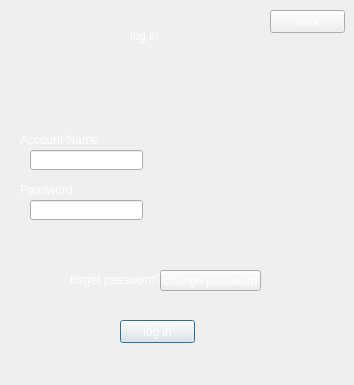
<?xml version="1.0" encoding="UTF-8"?>
<ui version="4.0">
 <class>sellerloginpage</class>
 <widget class="QDialog" name="sellerloginpage">
  <property name="geometry">
   <rect>
    <x>0</x>
    <y>0</y>
    <width>354</width>
    <height>385</height>
   </rect>
  </property>
  <property name="windowTitle">
   <string>Dialog</string>
  </property>
  <property name="styleSheet">
   <string notr="true">background-image:url(:/imagestart/pic/ssn2.jpg);</string>
  </property>
  <widget class="QLabel" name="label">
   <property name="geometry">
    <rect>
     <x>130</x>
     <y>20</y>
     <width>71</width>
     <height>31</height>
    </rect>
   </property>
   <property name="styleSheet">
    <string notr="true">background-image:url(:/imagestart/pic/t2.jpg);
font: 18pt &quot;MV Boli&quot;;
color: rgb(255, 255, 255);</string>
   </property>
   <property name="text">
    <string>log in </string>
   </property>
  </widget>
  <widget class="QLabel" name="label_2">
   <property name="geometry">
    <rect>
     <x>20</x>
     <y>130</y>
     <width>101</width>
     <height>20</height>
    </rect>
   </property>
   <property name="styleSheet">
    <string notr="true">color: rgb(255, 255, 255);
background-image:url(:/imagestart/pic/t2.jpg);</string>
   </property>
   <property name="text">
    <string>Account Name</string>
   </property>
  </widget>
  <widget class="QLineEdit" name="username">
   <property name="geometry">
    <rect>
     <x>30</x>
     <y>150</y>
     <width>113</width>
     <height>20</height>
    </rect>
   </property>
   <property name="styleSheet">
    <string notr="true">background-image:url(:/imagestart/pic/t1.jpg);</string>
   </property>
  </widget>
  <widget class="QLabel" name="label_3">
   <property name="geometry">
    <rect>
     <x>20</x>
     <y>180</y>
     <width>101</width>
     <height>20</height>
    </rect>
   </property>
   <property name="styleSheet">
    <string notr="true">color: rgb(255, 255, 255);
background-image:url(:/imagestart/pic/t2.jpg);</string>
   </property>
   <property name="text">
    <string>Password</string>
   </property>
  </widget>
  <widget class="QLabel" name="label_4">
   <property name="geometry">
    <rect>
     <x>70</x>
     <y>270</y>
     <width>91</width>
     <height>20</height>
    </rect>
   </property>
   <property name="styleSheet">
    <string notr="true">color: rgb(255, 255, 255);
background-image:url(:/imagestart/pic/t2.jpg);</string>
   </property>
   <property name="text">
    <string>forget password?</string>
   </property>
  </widget>
  <widget class="QLineEdit" name="password">
   <property name="geometry">
    <rect>
     <x>30</x>
     <y>200</y>
     <width>113</width>
     <height>20</height>
    </rect>
   </property>
   <property name="styleSheet">
    <string notr="true">background-image:url(:/imagestart/pic/t1.jpg);</string>
   </property>
   <property name="echoMode">
    <enum>QLineEdit::Password</enum>
   </property>
  </widget>
  <widget class="QPushButton" name="pushButton">
   <property name="geometry">
    <rect>
     <x>120</x>
     <y>320</y>
     <width>75</width>
     <height>23</height>
    </rect>
   </property>
   <property name="styleSheet">
    <string notr="true">color: rgb(255, 255, 255);</string>
   </property>
   <property name="text">
    <string>log in</string>
   </property>
  </widget>
  <widget class="QPushButton" name="pushButton_2">
   <property name="geometry">
    <rect>
     <x>160</x>
     <y>270</y>
     <width>101</width>
     <height>21</height>
    </rect>
   </property>
   <property name="styleSheet">
    <string notr="true">color: rgb(255, 255, 255);</string>
   </property>
   <property name="text">
    <string>change password</string>
   </property>
  </widget>
  <widget class="QPushButton" name="pushButton_3">
   <property name="geometry">
    <rect>
     <x>270</x>
     <y>10</y>
     <width>75</width>
     <height>23</height>
    </rect>
   </property>
   <property name="styleSheet">
    <string notr="true">color: rgb(255, 255, 255);</string>
   </property>
   <property name="text">
    <string>back</string>
   </property>
  </widget>
 </widget>
 <resources/>
 <connections/>
</ui>
